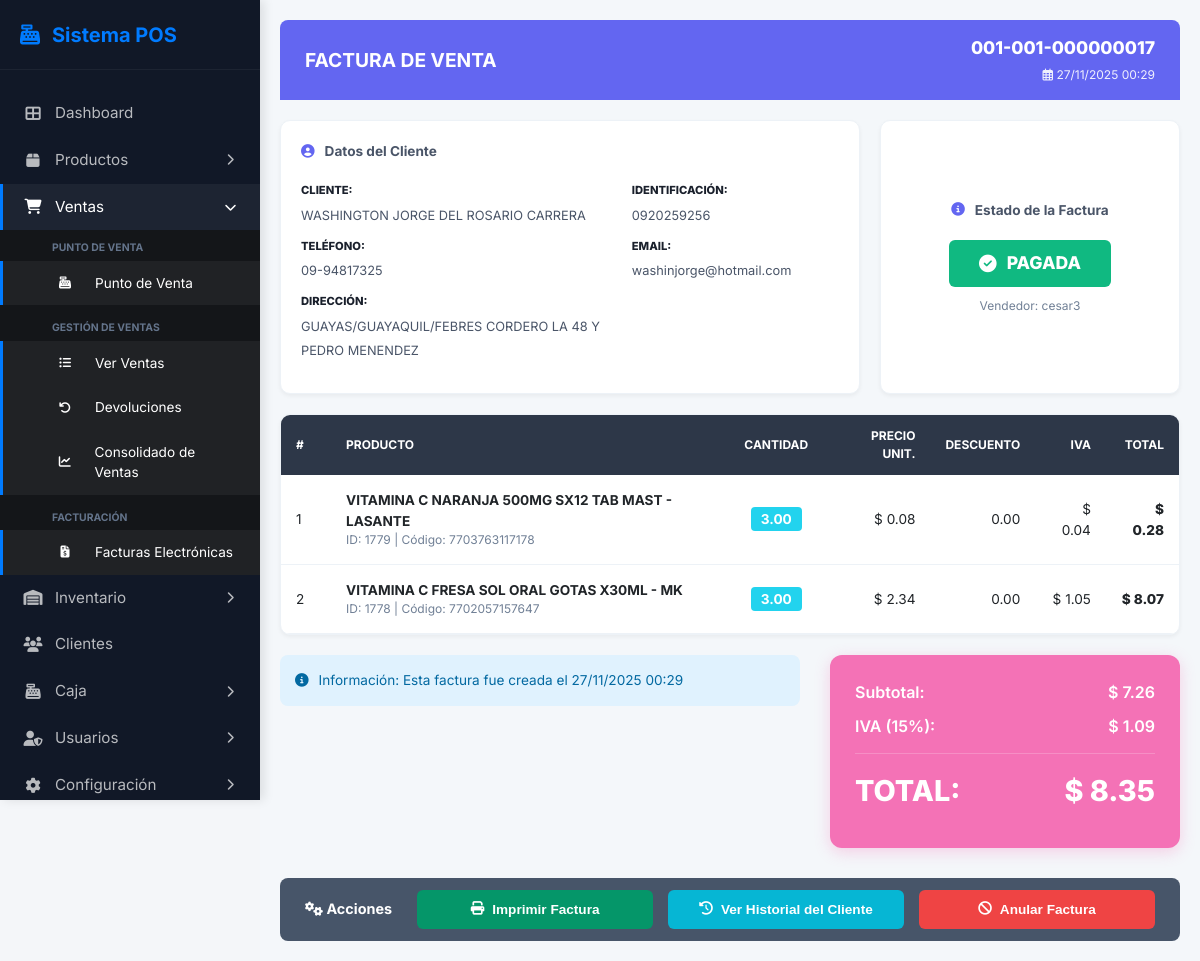
The page /modules/ventas/ver_factura.php?id=8 (signed in) on the database its author committed.
### tables this page shows
CREATE TABLE IF NOT EXISTS `facturas_venta` (
  `id` bigint unsigned NOT NULL AUTO_INCREMENT,
  `idCliente` int unsigned NOT NULL,
  `idUsuario` int unsigned NOT NULL,
  `idCierreCaja` bigint unsigned DEFAULT NULL,
  `numeroFactura` varchar(50) NOT NULL,
  `fechaEmision` datetime NOT NULL,
  `subtotal` decimal(12,4) NOT NULL,
  `descuento` decimal(12,4) NOT NULL DEFAULT '0.0000',
  `iva` decimal(12,4) NOT NULL DEFAULT '0.0000',
  `total` decimal(12,4) NOT NULL,
  `formaPago` varchar(20) DEFAULT 'EFECTIVO',
  `estado` enum('EMITIDA','PAGADA','ANULADA') NOT NULL DEFAULT 'EMITIDA',
  `creadoPor` int unsigned NOT NULL,
  `creadoDate` datetime NOT NULL,
  `anulado` tinyint(1) NOT NULL DEFAULT '0',
  `numeroAutorizacion` varchar(50) DEFAULT NULL,
  `estadoFactura` varchar(50) DEFAULT NULL,
  `numComprobante` char(50) DEFAULT NULL,
  PRIMARY KEY (`id`),
  UNIQUE KEY `uq_facturas_venta_numero` (`numeroFactura`),
  KEY `fk_facturas_venta_clientes` (`idCliente`),
  KEY `fk_facturas_venta_usuarios` (`idUsuario`),
  KEY `fk_facturas_venta_cierre` (`idCierreCaja`),
  KEY `idx_estadoFactura` (`estadoFactura`),
  CONSTRAINT `fk_facturas_venta_cierre` FOREIGN KEY (`idCierreCaja`) REFERENCES `cierres_caja` (`id`),
  CONSTRAINT `fk_facturas_venta_clientes` FOREIGN KEY (`idCliente`) REFERENCES `clientes` (`id`),
  CONSTRAINT `fk_facturas_venta_usuarios` FOREIGN KEY (`idUsuario`) REFERENCES `usuarios` (`id`)
);

CREATE TABLE IF NOT EXISTS `clientes` (
  `id` int unsigned NOT NULL AUTO_INCREMENT,
  `tipo_identificacion` enum('CEDULA','RUC','PASAPORTE') NOT NULL,
  `cedula_ruc` varchar(20) NOT NULL,
  `nombres` varchar(100) DEFAULT NULL,
  `apellidos` varchar(100) DEFAULT NULL,
  `razonSocial` varchar(200) DEFAULT NULL,
  `direccion` text,
  `telefono` varchar(20) DEFAULT NULL,
  `celular` varchar(20) DEFAULT NULL,
  `email` varchar(100) DEFAULT NULL,
  `fecha_nacimiento` date DEFAULT NULL,
  `tipo_cliente` varchar(50) DEFAULT NULL,
  `estado` tinyint(1) NOT NULL DEFAULT '1',
  `creadoPor` int unsigned NOT NULL,
  `creadoDate` datetime NOT NULL,
  `editadoPor` int unsigned DEFAULT NULL,
  `editadoDate` datetime DEFAULT NULL,
  `anulado` tinyint(1) NOT NULL DEFAULT '0',
  PRIMARY KEY (`id`),
  UNIQUE KEY `uq_clientes_identificacion` (`cedula_ruc`)
);

CREATE TABLE IF NOT EXISTS `usuarios` (
  `id` int unsigned NOT NULL AUTO_INCREMENT,
  `idRol` int unsigned NOT NULL,
  `nombreUsuario` varchar(50) NOT NULL,
  `contrasenaHash` varchar(255) NOT NULL,
  `nombreCompleto` varchar(150) NOT NULL,
  `email` varchar(100) NOT NULL,
  `activo` tinyint(1) NOT NULL DEFAULT '1',
  `tipoMenu` varchar(20) DEFAULT 'horizontal',
  `creadoPor` int unsigned DEFAULT NULL,
  `creadoDate` datetime NOT NULL,
  `editadoPor` int unsigned DEFAULT NULL,
  `editadoDate` datetime DEFAULT NULL,
  `anulado` tinyint(1) NOT NULL DEFAULT '0',
  `anuladoPor` int unsigned DEFAULT NULL,
  `anuladoDate` datetime DEFAULT NULL,
  PRIMARY KEY (`id`),
  UNIQUE KEY `uq_usuarios_nombreUsuario` (`nombreUsuario`),
  UNIQUE KEY `uq_usuarios_email` (`email`),
  KEY `fk_usuarios_roles` (`idRol`),
  CONSTRAINT `fk_usuarios_roles` FOREIGN KEY (`idRol`) REFERENCES `roles` (`id`) ON UPDATE CASCADE
);

CREATE TABLE IF NOT EXISTS `facturas_venta_detalle` (
  `id` bigint unsigned NOT NULL AUTO_INCREMENT,
  `idFacturaVenta` bigint unsigned NOT NULL,
  `idProducto` bigint unsigned NOT NULL,
  `cantidad` decimal(12,2) NOT NULL,
  `precioUnitario` decimal(12,4) NOT NULL,
  `descuentoValor` decimal(12,4) NOT NULL DEFAULT '0.0000',
  `ivaValor` decimal(12,4) NOT NULL DEFAULT '0.0000',
  `total` decimal(12,4) NOT NULL,
  `productoNombre` varchar(300) DEFAULT NULL,
  PRIMARY KEY (`id`),
  KEY `fk_detalle_venta_factura` (`idFacturaVenta`),
  KEY `fk_detalle_venta_producto` (`idProducto`),
  CONSTRAINT `fk_detalle_venta_factura` FOREIGN KEY (`idFacturaVenta`) REFERENCES `facturas_venta` (`id`) ON DELETE CASCADE,
  CONSTRAINT `fk_detalle_venta_producto` FOREIGN KEY (`idProducto`) REFERENCES `productos` (`id`)
);

CREATE TABLE IF NOT EXISTS `productos` (
  `id` bigint unsigned NOT NULL AUTO_INCREMENT,
  `nombre` varchar(255) NOT NULL,
  `codigoPrincipal` varchar(50) NOT NULL,
  `codigoAuxiliar` varchar(50) DEFAULT NULL,
  `descripcion` text,
  `observaciones` text,
  `registroSanitario` varchar(50) DEFAULT NULL,
  `fechaCaducidad` date DEFAULT NULL,
  `idTipoProducto` int unsigned NOT NULL DEFAULT '1',
  `idClaseProducto` int unsigned NOT NULL DEFAULT '1',
  `idCategoria` int unsigned NOT NULL DEFAULT '1',
  `idSubcategoria` int unsigned NOT NULL DEFAULT '1',
  `idSubnivel` int unsigned DEFAULT NULL,
  `idMarca` int unsigned NOT NULL DEFAULT '1',
  `idLaboratorio` int unsigned DEFAULT '1',
  `stock` decimal(12,2) NOT NULL DEFAULT '0.00',
  `stockMinimo` decimal(12,2) DEFAULT '0.00',
  `stockMaximo` decimal(12,2) DEFAULT '0.00',
  `costoUnidad` decimal(12,4) NOT NULL DEFAULT '0.0000',
  `costoCaja` decimal(12,4) NOT NULL DEFAULT '0.0000',
  `pvpUnidad` decimal(12,4) NOT NULL DEFAULT '0.0000',
  `esDivisible` tinyint(1) NOT NULL DEFAULT '0',
  `esPsicotropico` tinyint(1) NOT NULL DEFAULT '0',
  `requiereCadenaFrio` tinyint(1) NOT NULL DEFAULT '0',
  `requiereSeguimiento` tinyint(1) NOT NULL DEFAULT '0',
  `calculoABCManual` tinyint(1) NOT NULL DEFAULT '0',
  `clasificacionABC` char(1) DEFAULT NULL,
  `activo` tinyint(1) NOT NULL DEFAULT '1',
  `creadoPor` int unsigned NOT NULL,
  `creadoDate` datetime NOT NULL,
  `editadoPor` int unsigned DEFAULT NULL,
  `editadoDate` datetime DEFAULT NULL,
  `anulado` tinyint(1) NOT NULL DEFAULT '0',
  `anuladoPor` int unsigned DEFAULT NULL,
  `anuladoDate` datetime DEFAULT NULL,
  `precioVenta` decimal(12,4) NOT NULL DEFAULT '0.0000',
  PRIMARY KEY (`id`),
  UNIQUE KEY `uq_productos_codigoPrincipal` (`codigoPrincipal`),
  KEY `fk_prod_tipo` (`idTipoProducto`),
  KEY `fk_prod_clase` (`idClaseProducto`),
  KEY `fk_prod_categoria` (`idCategoria`),
  KEY `fk_prod_subcategoria` (`idSubcategoria`),
  KEY `fk_prod_subnivel` (`idSubnivel`),
  KEY `fk_prod_marca` (`idMarca`),
  KEY `fk_prod_laboratorio` (`idLaboratorio`),
  KEY `idx_fecha_caducidad` (`fechaCaducidad`),
  CONSTRAINT `fk_prod_categoria` FOREIGN KEY (`idCategoria`) REFERENCES `categorias` (`id`),
  CONSTRAINT `fk_prod_clase` FOREIGN KEY (`idClaseProducto`) REFERENCES `clases_producto` (`id`),
  CONSTRAINT `fk_prod_laboratorio` FOREIGN KEY (`idLaboratorio`) REFERENCES `laboratorios` (`id`),
  CONSTRAINT `fk_prod_marca` FOREIGN KEY (`idMarca`) REFERENCES `marcas` (`id`),
  CONSTRAINT `fk_prod_subcategoria` FOREIGN KEY (`idSubcategoria`) REFERENCES `subcategorias` (`id`),
  CONSTRAINT `fk_prod_subnivel` FOREIGN KEY (`idSubnivel`) REFERENCES `subniveles_producto` (`id`),
  CONSTRAINT `fk_prod_tipo` FOREIGN KEY (`idTipoProducto`) REFERENCES `tipos_producto` (`id`)
);

### modules/ventas/ver_factura.php (the view, shortened to what the rows shown need)
<?php
require_once '../../includes/db.php';
$id = $_GET['id'] ?? 0;
$stmt = $pdo->prepare("
    SELECT f.*,
    CONCAT(c.nombres, ' ', COALESCE(c.apellidos, '')) as cliente_nombre,
    c.cedula_ruc as cliente_ruc,
    c.direccion as cliente_direccion,
    c.celular as cliente_celular,
    c.email as cliente_email,
    u.nombreUsuario as vendedor_nombre
    FROM facturas_venta f
    LEFT JOIN clientes c ON f.idCliente = c.id
    LEFT JOIN usuarios u ON f.idUsuario = u.id
    WHERE f.id = ?
");
$stmt->execute([$id]);
$data = $stmt->fetch(PDO::FETCH_ASSOC);
$factura = [
    'numero' => $data['numeroFactura'],
    'fecha' => date('d/m/Y H:i', strtotime($data['fechaEmision'])),
    'creacion' => date('d/m/Y H:i', strtotime($data['creadoDate'])),
    'cliente' => $data['cliente_nombre'],
    'identificacion' => $data['cliente_ruc'],
    'telefono' => $data['cliente_celular'] ?: 'N/A',
    'email' => $data['cliente_email'] ?: 'N/A',
    'direccion' => $data['cliente_direccion'] ?: 'N/A',
    'estado' => $data['estado'],
    'vendedor' => $data['vendedor_nombre'] ?: 'Admin',
    'id_cliente' => $data['idCliente'],
    'subtotal' => number_format($data['subtotal'], 2),
    'iva' => number_format($data['iva'], 2),
    'total' => number_format($data['total'], 2)
];
$stmtDet = $pdo->prepare("
    SELECT d.*, p.codigoPrincipal as codigo
    FROM facturas_venta_detalle d
    LEFT JOIN productos p ON d.idProducto = p.id
    WHERE d.idFacturaVenta = ?
");
$stmtDet->execute([$id]);
$productos_db = $stmtDet->fetchAll(PDO::FETCH_ASSOC);
$productos = [];
foreach ($productos_db as $p) {
    $productos[] = [
        'id' => $p['idProducto'],
        'codigo' => $p['codigo'],
        'nombre' => $p['productoNombre'],
        'cant' => number_format($p['cantidad'], 2),
        'precio' => number_format($p['precioUnitario'], 2),
        'desc' => number_format($p['descuentoValor'], 2),
        'iva' => number_format($p['ivaValor'], 2),
        'total' => number_format($p['total'], 2)
    ];
}
?>
<!DOCTYPE html>
<html lang="es">
<head>
    <link rel="stylesheet" href="https://cdnjs.cloudflare.com/ajax/libs/font-awesome/6.4.0/css/all.min.css">
    <link rel="stylesheet" href="../../assets/css/style.css">
</head>
<body>
    <div class="app-container">
        <main class="main-content">
            <div class="invoice-full-container">
                <div class="invoice-header-purple">
                    <h1>FACTURA DE VENTA</h1>
                    <div class="meta">
                        <span class="num">
                            <?php echo $factura['numero']; ?>
                        </span>
                        <span class="date"><i class="far fa-calendar-alt"></i>
                            <?php echo $factura['fecha']; ?>
                        </span>
                    </div>
                </div>
                <div class="invoice-top-cards">
                    <div class="info-card">
                        <div class="client-info-grid">
                            <div>
                                <div class="info-item">
                                    <label>Teléfono:</label>
                                    <span>
                                        <?php echo $factura['telefono']; ?>
                                    </span>
                                </div>
                                <div class="info-item">
                                    <label>Dirección:</label>
                                    <span>
                                        <?php echo $factura['direccion']; ?>
                                    </span>
                                </div>
                            </div>
                            <div>
                                <div class="info-item">
                                    <label>Identificación:</label>
                                    <span>
                                        <?php echo $factura['identificacion']; ?>
                                    </span>
                                </div>
                                <div class="info-item">
                                    <label>Email:</label>
                                    <span>
                                        <?php echo $factura['email']; ?>
                                    </span>
                                </div>
                            </div>
                        </div>
                    </div>
                    <div class="info-card status-panel">
                        <h3><i class="fas fa-info-circle"></i> Estado de la Factura</h3>
                        <div class="status-badge-big">
                            <i class="fas fa-check-circle"></i>
                            <?php echo $factura['estado']; ?>
                        </div>
                        <span class="vendedor-label">Vendedor:
                            <?php echo $factura['vendedor']; ?>
                        </span>
                    </div>
                </div>
                <div class="products-table-container">
                    <table class="products-table">
                        <thead>
                            <tr>
                                <th style="width: 50px;">#</th>
                                <th>Producto</th>
                                <th style="text-align: center;">Cantidad</th>
                                <th style="text-align: right;">Precio Unit.</th>
                                <th style="text-align: right;">Descuento</th>
                                <th style="text-align: right;">IVA</th>
                                <th style="text-align: right;">Total</th>
                            </tr>
                        </thead>
                        <tbody>
                            <?php foreach ($productos as $idx => $p): ?>
                                <tr>
                                    <td>
                                        <?php echo $idx + 1; ?>
                                    </td>
                                    <td>
                                        <div style="font-weight: 700;">
                                            <?php echo $p['nombre']; ?>
                                        </div>
                                        <div style="font-size: 0.75rem; color: #718096;">ID:
                                            <?php echo $p['id']; ?> | Código:
                                            <?php echo $p['codigo']; ?>
                                        </div>
                                    </td>
                                    <td style="text-align: center;">
                                        <span
                                            style="background: #22d3ee; color: white; padding: 4px 10px; border-radius: 4px; font-weight: 700;">
                                            <?php echo $p['cant']; ?>
                                        </span>
                                    </td>
                                    <td style="text-align: right;">$
                                        <?php echo $p['precio']; ?>
                                    </td>
                                    <td style="text-align: right;">
                                        <?php echo $p['desc']; ?>
                                    </td>
                                    <td style="text-align: right;">$
                                        <?php echo $p['iva']; ?>
                                    </td>
                                    <td style="text-align: right; font-weight: 800;">$
                                        <?php echo $p['total']; ?>
                                    </td>
                                </tr>
                            <?php endforeach; ?>
                        </tbody>
                    </table>
                </div>
                <div class="invoice-footer-row">
                    <div class="summary-pink-box">
                        <div class="summary-line">
                            <span>Subtotal:</span>
                            <span>$
                                <?php echo $factura['subtotal']; ?>
                            </span>
                        </div>
                    </div>
                </div>
            </div>
        </main>
    </div>
</body>
</html>

### rows shown on the page
facturas_venta: numeroFactura "001-001-000000017", idCliente.celular "09-94817325", idCliente.direccion "GUAYAS/GUAYAQUIL/FEBRES CORDERO LA 48 Y PEDRO MENENDEZ", idCliente.cedula_ruc "0920259256", idCliente.email "washinjorge@hotmail.com", estado "PAGADA", idUsuario.nombreUsuario "cesar3", subtotal "7.26"
facturas_venta_detalle: productoNombre "VITAMINA C NARANJA 500MG SX12 TAB MAST - LASANTE", idProducto "1779", idProducto.codigoPrincipal "7703763117178", cantidad "3.00", precio "0.08", desc "0.00", iva "0.04", total "0.28"
facturas_venta_detalle: productoNombre "VITAMINA C FRESA SOL ORAL GOTAS X30ML - MK", idProducto "1778", idProducto.codigoPrincipal "7702057157647", cantidad "3.00", precio "2.34", desc "0.00", iva "1.05", total "8.07"

### other values the page prints
$factura['fecha'] "27/11/2025 00:29"
$factura['cliente'] "WASHINGTON JORGE DEL ROSARIO CARRERA"
$factura['creacion'] "27/11/2025 00:29"
$factura['iva'] "1.09"
$factura['total'] "8.35"
